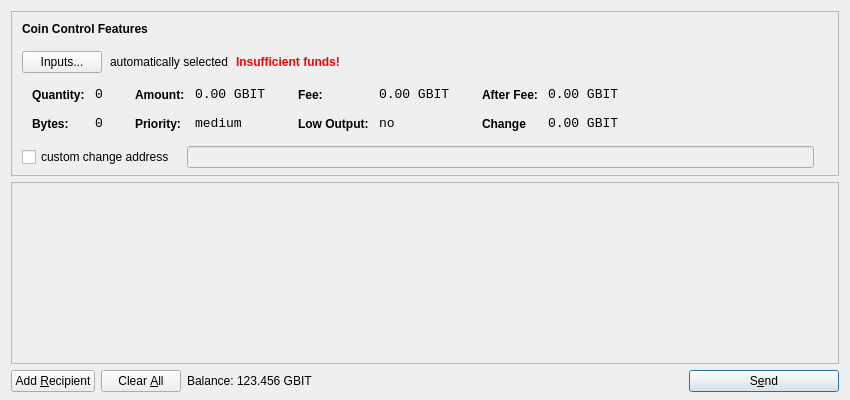
<?xml version="1.0" encoding="UTF-8"?>
<ui version="4.0">
 <class>SendCoinsDialog</class>
 <widget class="QDialog" name="SendCoinsDialog">
  <property name="geometry">
   <rect>
    <x>0</x>
    <y>0</y>
    <width>850</width>
    <height>400</height>
   </rect>
  </property>
  <property name="windowTitle">
   <string>Send Coins</string>
  </property>
  <layout class="QVBoxLayout" name="verticalLayout" stretch="0,1,0">
   <property name="bottomMargin">
    <number>8</number>
   </property>
   <item>
    <widget class="QFrame" name="frameCoinControl">
     <property name="sizePolicy">
      <sizepolicy hsizetype="Expanding" vsizetype="Expanding">
       <horstretch>0</horstretch>
       <verstretch>0</verstretch>
      </sizepolicy>
     </property>
     <property name="maximumSize">
      <size>
       <width>16777215</width>
       <height>16777215</height>
      </size>
     </property>
     <property name="frameShape">
      <enum>QFrame::StyledPanel</enum>
     </property>
     <property name="frameShadow">
      <enum>QFrame::Sunken</enum>
     </property>
     <layout class="QVBoxLayout" name="verticalLayoutCoinControl2">
      <property name="spacing">
       <number>6</number>
      </property>
      <property name="leftMargin">
       <number>0</number>
      </property>
      <property name="topMargin">
       <number>0</number>
      </property>
      <property name="rightMargin">
       <number>0</number>
      </property>
      <property name="bottomMargin">
       <number>6</number>
      </property>
      <item>
       <layout class="QVBoxLayout" name="verticalLayoutCoinControl" stretch="0,0,0,0,1">
        <property name="spacing">
         <number>0</number>
        </property>
        <property name="leftMargin">
         <number>10</number>
        </property>
        <property name="topMargin">
         <number>10</number>
        </property>
        <item>
         <layout class="QHBoxLayout" name="horizontalLayoutCoinControl1">
          <property name="bottomMargin">
           <number>15</number>
          </property>
          <item>
           <widget class="QLabel" name="labelCoinControlFeatures">
            <property name="sizePolicy">
             <sizepolicy hsizetype="Preferred" vsizetype="Maximum">
              <horstretch>0</horstretch>
              <verstretch>0</verstretch>
             </sizepolicy>
            </property>
            <property name="font">
             <font>
              <weight>75</weight>
              <bold>true</bold>
             </font>
            </property>
            <property name="styleSheet">
             <string notr="true">font-weight:bold;</string>
            </property>
            <property name="text">
             <string>Coin Control Features</string>
            </property>
           </widget>
          </item>
         </layout>
        </item>
        <item>
         <layout class="QHBoxLayout" name="horizontalLayoutCoinControl2" stretch="0,0,0,0">
          <property name="spacing">
           <number>8</number>
          </property>
          <property name="bottomMargin">
           <number>10</number>
          </property>
          <item>
           <widget class="QPushButton" name="pushButtonCoinControl">
            <property name="styleSheet">
             <string notr="true"/>
            </property>
            <property name="text">
             <string>Inputs...</string>
            </property>
           </widget>
          </item>
          <item>
           <widget class="QLabel" name="labelCoinControlAutomaticallySelected">
            <property name="text">
             <string>automatically selected</string>
            </property>
            <property name="margin">
             <number>5</number>
            </property>
           </widget>
          </item>
          <item>
           <widget class="QLabel" name="labelCoinControlInsuffFunds">
            <property name="font">
             <font>
              <weight>75</weight>
              <bold>true</bold>
             </font>
            </property>
            <property name="styleSheet">
             <string notr="true">color:red;font-weight:bold;</string>
            </property>
            <property name="text">
             <string>Insufficient funds!</string>
            </property>
            <property name="margin">
             <number>5</number>
            </property>
           </widget>
          </item>
          <item>
           <spacer name="horizontalSpacerCoinControl">
            <property name="orientation">
             <enum>Qt::Horizontal</enum>
            </property>
            <property name="sizeHint" stdset="0">
             <size>
              <width>40</width>
              <height>1</height>
             </size>
            </property>
           </spacer>
          </item>
         </layout>
        </item>
        <item>
         <widget class="QWidget" name="widgetCoinControl" native="true">
          <property name="sizePolicy">
           <sizepolicy hsizetype="Preferred" vsizetype="Preferred">
            <horstretch>0</horstretch>
            <verstretch>0</verstretch>
           </sizepolicy>
          </property>
          <property name="minimumSize">
           <size>
            <width>0</width>
            <height>0</height>
           </size>
          </property>
          <property name="styleSheet">
           <string notr="true"/>
          </property>
          <layout class="QHBoxLayout" name="horizontalLayoutCoinControl5">
           <property name="margin">
            <number>0</number>
           </property>
           <item>
            <layout class="QHBoxLayout" name="horizontalLayoutCoinControl3" stretch="0,0,0,1">
             <property name="spacing">
              <number>20</number>
             </property>
             <property name="topMargin">
              <number>0</number>
             </property>
             <property name="bottomMargin">
              <number>10</number>
             </property>
             <item>
              <layout class="QFormLayout" name="formLayoutCoinControl1">
               <property name="horizontalSpacing">
                <number>10</number>
               </property>
               <property name="verticalSpacing">
                <number>14</number>
               </property>
               <property name="leftMargin">
                <number>10</number>
               </property>
               <property name="topMargin">
                <number>4</number>
               </property>
               <property name="rightMargin">
                <number>6</number>
               </property>
               <item row="0" column="0">
                <widget class="QLabel" name="labelCoinControlQuantityText">
                 <property name="styleSheet">
                  <string notr="true">font-weight:bold;</string>
                 </property>
                 <property name="text">
                  <string>Quantity:</string>
                 </property>
                 <property name="margin">
                  <number>0</number>
                 </property>
                </widget>
               </item>
               <item row="0" column="1">
                <widget class="QLabel" name="labelCoinControlQuantity">
                 <property name="font">
                  <font>
                   <family>Monospace</family>
                   <pointsize>10</pointsize>
                  </font>
                 </property>
                 <property name="cursor">
                  <cursorShape>IBeamCursor</cursorShape>
                 </property>
                 <property name="contextMenuPolicy">
                  <enum>Qt::ActionsContextMenu</enum>
                 </property>
                 <property name="text">
                  <string>0</string>
                 </property>
                 <property name="margin">
                  <number>0</number>
                 </property>
                 <property name="textInteractionFlags">
                  <set>Qt::LinksAccessibleByMouse|Qt::TextSelectableByKeyboard|Qt::TextSelectableByMouse</set>
                 </property>
                </widget>
               </item>
               <item row="1" column="0">
                <widget class="QLabel" name="labelCoinControlBytesText">
                 <property name="styleSheet">
                  <string notr="true">font-weight:bold;</string>
                 </property>
                 <property name="text">
                  <string>Bytes:</string>
                 </property>
                </widget>
               </item>
               <item row="1" column="1">
                <widget class="QLabel" name="labelCoinControlBytes">
                 <property name="font">
                  <font>
                   <family>Monospace</family>
                   <pointsize>10</pointsize>
                  </font>
                 </property>
                 <property name="cursor">
                  <cursorShape>IBeamCursor</cursorShape>
                 </property>
                 <property name="contextMenuPolicy">
                  <enum>Qt::ActionsContextMenu</enum>
                 </property>
                 <property name="text">
                  <string>0</string>
                 </property>
                 <property name="textInteractionFlags">
                  <set>Qt::LinksAccessibleByMouse|Qt::TextSelectableByKeyboard|Qt::TextSelectableByMouse</set>
                 </property>
                </widget>
               </item>
              </layout>
             </item>
             <item>
              <layout class="QFormLayout" name="formLayoutCoinControl2">
               <property name="horizontalSpacing">
                <number>10</number>
               </property>
               <property name="verticalSpacing">
                <number>14</number>
               </property>
               <property name="leftMargin">
                <number>6</number>
               </property>
               <property name="topMargin">
                <number>4</number>
               </property>
               <property name="rightMargin">
                <number>6</number>
               </property>
               <item row="0" column="0">
                <widget class="QLabel" name="labelCoinControlAmountText">
                 <property name="styleSheet">
                  <string notr="true">font-weight:bold;</string>
                 </property>
                 <property name="text">
                  <string>Amount:</string>
                 </property>
                 <property name="margin">
                  <number>0</number>
                 </property>
                </widget>
               </item>
               <item row="0" column="1">
                <widget class="QLabel" name="labelCoinControlAmount">
                 <property name="font">
                  <font>
                   <family>Monospace</family>
                   <pointsize>10</pointsize>
                  </font>
                 </property>
                 <property name="cursor">
                  <cursorShape>IBeamCursor</cursorShape>
                 </property>
                 <property name="contextMenuPolicy">
                  <enum>Qt::ActionsContextMenu</enum>
                 </property>
                 <property name="text">
                  <string>0.00 GBIT</string>
                 </property>
                 <property name="textInteractionFlags">
                  <set>Qt::LinksAccessibleByMouse|Qt::TextSelectableByKeyboard|Qt::TextSelectableByMouse</set>
                 </property>
                </widget>
               </item>
               <item row="1" column="0">
                <widget class="QLabel" name="labelCoinControlPriorityText">
                 <property name="styleSheet">
                  <string notr="true">font-weight:bold;</string>
                 </property>
                 <property name="text">
                  <string>Priority:</string>
                 </property>
                </widget>
               </item>
               <item row="1" column="1">
                <widget class="QLabel" name="labelCoinControlPriority">
                 <property name="font">
                  <font>
                   <family>Monospace</family>
                   <pointsize>10</pointsize>
                  </font>
                 </property>
                 <property name="cursor">
                  <cursorShape>IBeamCursor</cursorShape>
                 </property>
                 <property name="contextMenuPolicy">
                  <enum>Qt::ActionsContextMenu</enum>
                 </property>
                 <property name="text">
                  <string>medium</string>
                 </property>
                 <property name="textInteractionFlags">
                  <set>Qt::LinksAccessibleByMouse|Qt::TextSelectableByKeyboard|Qt::TextSelectableByMouse</set>
                 </property>
                </widget>
               </item>
              </layout>
             </item>
             <item>
              <layout class="QFormLayout" name="formLayoutCoinControl3">
               <property name="horizontalSpacing">
                <number>10</number>
               </property>
               <property name="verticalSpacing">
                <number>14</number>
               </property>
               <property name="leftMargin">
                <number>6</number>
               </property>
               <property name="topMargin">
                <number>4</number>
               </property>
               <property name="rightMargin">
                <number>6</number>
               </property>
               <item row="0" column="0">
                <widget class="QLabel" name="labelCoinControlFeeText">
                 <property name="styleSheet">
                  <string notr="true">font-weight:bold;</string>
                 </property>
                 <property name="text">
                  <string>Fee:</string>
                 </property>
                 <property name="margin">
                  <number>0</number>
                 </property>
                </widget>
               </item>
               <item row="0" column="1">
                <widget class="QLabel" name="labelCoinControlFee">
                 <property name="font">
                  <font>
                   <family>Monospace</family>
                   <pointsize>10</pointsize>
                  </font>
                 </property>
                 <property name="cursor">
                  <cursorShape>IBeamCursor</cursorShape>
                 </property>
                 <property name="contextMenuPolicy">
                  <enum>Qt::ActionsContextMenu</enum>
                 </property>
                 <property name="text">
                  <string>0.00 GBIT</string>
                 </property>
                 <property name="textInteractionFlags">
                  <set>Qt::LinksAccessibleByMouse|Qt::TextSelectableByKeyboard|Qt::TextSelectableByMouse</set>
                 </property>
                </widget>
               </item>
               <item row="1" column="0">
                <widget class="QLabel" name="labelCoinControlLowOutputText">
                 <property name="styleSheet">
                  <string notr="true">font-weight:bold;</string>
                 </property>
                 <property name="text">
                  <string>Low Output:</string>
                 </property>
                </widget>
               </item>
               <item row="1" column="1">
                <widget class="QLabel" name="labelCoinControlLowOutput">
                 <property name="font">
                  <font>
                   <family>Monospace</family>
                   <pointsize>10</pointsize>
                  </font>
                 </property>
                 <property name="cursor">
                  <cursorShape>IBeamCursor</cursorShape>
                 </property>
                 <property name="contextMenuPolicy">
                  <enum>Qt::ActionsContextMenu</enum>
                 </property>
                 <property name="text">
                  <string>no</string>
                 </property>
                 <property name="textInteractionFlags">
                  <set>Qt::LinksAccessibleByMouse|Qt::TextSelectableByKeyboard|Qt::TextSelectableByMouse</set>
                 </property>
                </widget>
               </item>
              </layout>
             </item>
             <item>
              <layout class="QFormLayout" name="formLayoutCoinControl4">
               <property name="horizontalSpacing">
                <number>10</number>
               </property>
               <property name="verticalSpacing">
                <number>14</number>
               </property>
               <property name="leftMargin">
                <number>6</number>
               </property>
               <property name="topMargin">
                <number>4</number>
               </property>
               <property name="rightMargin">
                <number>6</number>
               </property>
               <item row="0" column="0">
                <widget class="QLabel" name="labelCoinControlAfterFeeText">
                 <property name="styleSheet">
                  <string notr="true">font-weight:bold;</string>
                 </property>
                 <property name="text">
                  <string>After Fee:</string>
                 </property>
                 <property name="margin">
                  <number>0</number>
                 </property>
                </widget>
               </item>
               <item row="0" column="1">
                <widget class="QLabel" name="labelCoinControlAfterFee">
                 <property name="font">
                  <font>
                   <family>Monospace</family>
                   <pointsize>10</pointsize>
                  </font>
                 </property>
                 <property name="cursor">
                  <cursorShape>IBeamCursor</cursorShape>
                 </property>
                 <property name="contextMenuPolicy">
                  <enum>Qt::ActionsContextMenu</enum>
                 </property>
                 <property name="text">
                  <string>0.00 GBIT</string>
                 </property>
                 <property name="textInteractionFlags">
                  <set>Qt::LinksAccessibleByMouse|Qt::TextSelectableByKeyboard|Qt::TextSelectableByMouse</set>
                 </property>
                </widget>
               </item>
               <item row="1" column="0">
                <widget class="QLabel" name="labelCoinControlChangeText">
                 <property name="styleSheet">
                  <string notr="true">font-weight:bold;</string>
                 </property>
                 <property name="text">
                  <string>Change</string>
                 </property>
                </widget>
               </item>
               <item row="1" column="1">
                <widget class="QLabel" name="labelCoinControlChange">
                 <property name="font">
                  <font>
                   <family>Monospace</family>
                   <pointsize>10</pointsize>
                  </font>
                 </property>
                 <property name="cursor">
                  <cursorShape>IBeamCursor</cursorShape>
                 </property>
                 <property name="contextMenuPolicy">
                  <enum>Qt::ActionsContextMenu</enum>
                 </property>
                 <property name="text">
                  <string>0.00 GBIT</string>
                 </property>
                 <property name="textInteractionFlags">
                  <set>Qt::LinksAccessibleByMouse|Qt::TextSelectableByKeyboard|Qt::TextSelectableByMouse</set>
                 </property>
                </widget>
               </item>
              </layout>
             </item>
            </layout>
           </item>
          </layout>
         </widget>
        </item>
        <item>
         <layout class="QHBoxLayout" name="horizontalLayoutCoinControl4" stretch="0,0,0">
          <property name="spacing">
           <number>12</number>
          </property>
          <property name="sizeConstraint">
           <enum>QLayout::SetDefaultConstraint</enum>
          </property>
          <property name="topMargin">
           <number>5</number>
          </property>
          <property name="rightMargin">
           <number>5</number>
          </property>
          <item>
           <widget class="QCheckBox" name="checkBoxCoinControlChange">
            <property name="text">
             <string>custom change address</string>
            </property>
           </widget>
          </item>
          <item>
           <widget class="QLineEdit" name="lineEditCoinControlChange">
            <property name="enabled">
             <bool>false</bool>
            </property>
            <property name="sizePolicy">
             <sizepolicy hsizetype="Expanding" vsizetype="Fixed">
              <horstretch>0</horstretch>
              <verstretch>0</verstretch>
             </sizepolicy>
            </property>
           </widget>
          </item>
          <item>
           <widget class="QLabel" name="labelCoinControlChangeLabel">
            <property name="sizePolicy">
             <sizepolicy hsizetype="Preferred" vsizetype="Expanding">
              <horstretch>0</horstretch>
              <verstretch>0</verstretch>
             </sizepolicy>
            </property>
            <property name="minimumSize">
             <size>
              <width>0</width>
              <height>0</height>
             </size>
            </property>
            <property name="text">
             <string/>
            </property>
            <property name="margin">
             <number>3</number>
            </property>
           </widget>
          </item>
         </layout>
        </item>
        <item>
         <spacer name="verticalSpacerCoinControl">
          <property name="orientation">
           <enum>Qt::Vertical</enum>
          </property>
          <property name="sizeHint" stdset="0">
           <size>
            <width>800</width>
            <height>1</height>
           </size>
          </property>
         </spacer>
        </item>
       </layout>
      </item>
     </layout>
    </widget>
   </item>
   <item>
    <widget class="QScrollArea" name="scrollArea">
     <property name="widgetResizable">
      <bool>true</bool>
     </property>
     <widget class="QWidget" name="scrollAreaWidgetContents">
      <property name="geometry">
       <rect>
        <x>0</x>
        <y>0</y>
        <width>830</width>
        <height>162</height>
       </rect>
      </property>
      <layout class="QVBoxLayout" name="verticalLayout_2">
       <property name="margin">
        <number>0</number>
       </property>
       <item>
        <layout class="QVBoxLayout" name="entries">
         <property name="spacing">
          <number>6</number>
         </property>
        </layout>
       </item>
       <item>
        <spacer name="verticalSpacer">
         <property name="orientation">
          <enum>Qt::Vertical</enum>
         </property>
         <property name="sizeHint" stdset="0">
          <size>
           <width>20</width>
           <height>40</height>
          </size>
         </property>
        </spacer>
       </item>
      </layout>
     </widget>
    </widget>
   </item>
   <item>
    <layout class="QHBoxLayout" name="horizontalLayout">
     <item>
      <widget class="QPushButton" name="addButton">
       <property name="toolTip">
        <string>Send to multiple recipients at once</string>
       </property>
       <property name="text">
        <string>Add &amp;Recipient</string>
       </property>
       <property name="icon">
        <iconset resource="../bitcoin.qrc">
         <normaloff>:/icons/add</normaloff>:/icons/add</iconset>
       </property>
       <property name="autoDefault">
        <bool>false</bool>
       </property>
      </widget>
     </item>
     <item>
      <widget class="QPushButton" name="clearButton">
       <property name="sizePolicy">
        <sizepolicy hsizetype="Minimum" vsizetype="Fixed">
         <horstretch>0</horstretch>
         <verstretch>0</verstretch>
        </sizepolicy>
       </property>
       <property name="toolTip">
        <string>Remove all transaction fields</string>
       </property>
       <property name="text">
        <string>Clear &amp;All</string>
       </property>
       <property name="icon">
        <iconset resource="../bitcoin.qrc">
         <normaloff>:/icons/remove</normaloff>:/icons/remove</iconset>
       </property>
       <property name="autoRepeatDelay">
        <number>300</number>
       </property>
       <property name="autoDefault">
        <bool>false</bool>
       </property>
      </widget>
     </item>
     <item>
      <layout class="QHBoxLayout" name="horizontalLayout_2">
       <property name="spacing">
        <number>3</number>
       </property>
       <item>
        <widget class="QLabel" name="label">
         <property name="sizePolicy">
          <sizepolicy hsizetype="Preferred" vsizetype="Fixed">
           <horstretch>0</horstretch>
           <verstretch>0</verstretch>
          </sizepolicy>
         </property>
         <property name="text">
          <string>Balance:</string>
         </property>
        </widget>
       </item>
       <item>
        <widget class="QLabel" name="labelBalance">
         <property name="sizePolicy">
          <sizepolicy hsizetype="Preferred" vsizetype="Fixed">
           <horstretch>0</horstretch>
           <verstretch>0</verstretch>
          </sizepolicy>
         </property>
         <property name="cursor">
          <cursorShape>IBeamCursor</cursorShape>
         </property>
         <property name="text">
          <string>123.456 GBIT</string>
         </property>
         <property name="textInteractionFlags">
          <set>Qt::LinksAccessibleByMouse|Qt::TextSelectableByKeyboard|Qt::TextSelectableByMouse</set>
         </property>
        </widget>
       </item>
      </layout>
     </item>
     <item>
      <spacer name="horizontalSpacer">
       <property name="orientation">
        <enum>Qt::Horizontal</enum>
       </property>
       <property name="sizeHint" stdset="0">
        <size>
         <width>40</width>
         <height>20</height>
        </size>
       </property>
      </spacer>
     </item>
     <item>
      <widget class="QPushButton" name="sendButton">
       <property name="minimumSize">
        <size>
         <width>150</width>
         <height>0</height>
        </size>
       </property>
       <property name="toolTip">
        <string>Confirm the send action</string>
       </property>
       <property name="text">
        <string>S&amp;end</string>
       </property>
       <property name="icon">
        <iconset resource="../bitcoin.qrc">
         <normaloff>:/icons/send</normaloff>:/icons/send</iconset>
       </property>
       <property name="default">
        <bool>true</bool>
       </property>
      </widget>
     </item>
    </layout>
   </item>
  </layout>
 </widget>
 <resources>
  <include location="../bitcoin.qrc"/>
 </resources>
 <connections/>
</ui>
